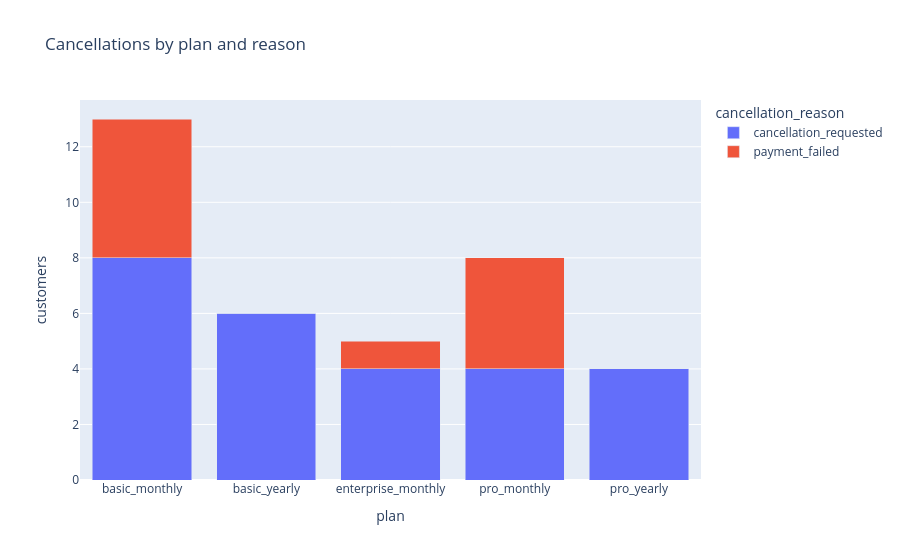

Notebook code cell kept with this figure:
### Code cell
reasons = pd.crosstab(customers.current_plan_key, customers.cancellation_reason)
px.bar(
    reasons,
    barmode="stack",
    title="Cancellations by plan and reason",
    labels={"value": "customers", "current_plan_key": "plan"},
).show()

### Figure 1 — Plotly figure (JSON) as saved in the notebook; plotly's stock layout.template omitted (floating-point values rounded to 4 significant figures)
{"data": [{"hovertemplate": "cancellation_reason=cancellation_requested<br>plan=%{x}<br>customers=%{y}<extra></extra>", "legendgroup": "cancellation_requested", "marker": {"color": "#636efa", "pattern": {"shape": ""}}, "name": "cancellation_requested", "orientation": "v", "showlegend": true, "textposition": "auto", "type": "bar", "x": ["basic_monthly", "basic_yearly", "enterprise_monthly", "pro_monthly", "pro_yearly"], "xaxis": "x", "y": [8, 6, 4, 4, 4], "yaxis": "y"}, {"hovertemplate": "cancellation_reason=payment_failed<br>plan=%{x}<br>customers=%{y}<extra></extra>", "legendgroup": "payment_failed", "marker": {"color": "#EF553B", "pattern": {"shape": ""}}, "name": "payment_failed", "orientation": "v", "showlegend": true, "textposition": "auto", "type": "bar", "x": ["basic_monthly", "basic_yearly", "enterprise_monthly", "pro_monthly", "pro_yearly"], "xaxis": "x", "y": [5, 0, 1, 4, 0], "yaxis": "y"}], "layout": {"barmode": "stack", "legend": {"title": {"text": "cancellation_reason"}, "tracegroupgap": 0}, "title": {"text": "Cancellations by plan and reason"}, "xaxis": {"anchor": "y", "domain": [0, 1], "title": {"text": "plan"}}, "yaxis": {"anchor": "x", "domain": [0, 1], "title": {"text": "customers"}}}}
